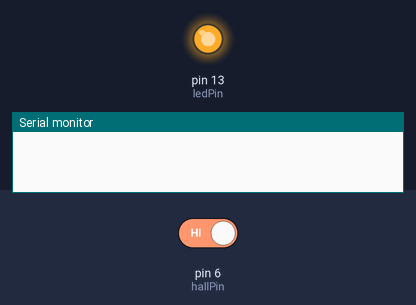
The sketch below on a simulated Arduino Uno, built with avr-gcc and run on an emulated ATmega328P. Shown: output pins drawn as LEDs (lit = HIGH), the last lines printed to the serial monitor. The inputs (shaded band) are chosen by the test bench; at power-on: pin 6 (hallPin) HIGH.

Above: at 1.2 s.
1.3 s: pin 6 (hallPin) driven LOW
At 2.0 s:
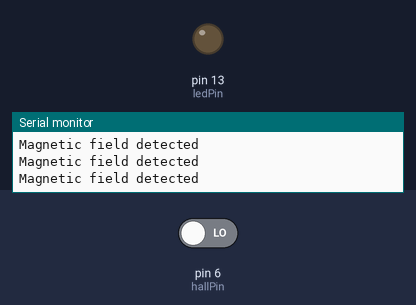
2.8 s: pin 6 (hallPin) driven HIGH
At 3.8 s:
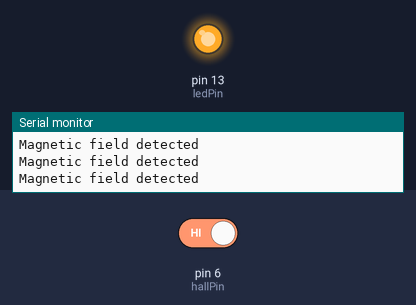
Timing chart, 0 to 5.8 s (numbered marks = the images above; inputs shaded):
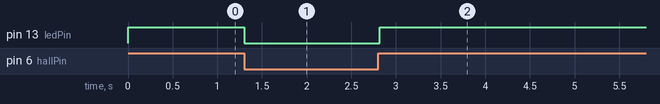

The sketch:

ky-003.ino
```cpp
/***************************************************

Hall Effect magnetic switch, a magnet is used to turn on the onboard Led

Hall Effect board is from Keyes. KY-003

Connection:
Pin 1 connect to Arduino Gnd
Pin 2 connect to Arduino 5 volts
Pin 3 marked S connect to Arduino pin D6

Let's understand what we just did here.

The KY-003 has a resistor and an LED and seems to support digital output
This means we can plug it in to pin D6 and use digital read.
"Reads the value from a specified digital pin, either HIGH or LOW."
"Returns HIGH or LOW"

We use pinMode(INPUT)

The board seems to pull the output HIGH
HIGH = 1
LOW = 0.

***************************************************/

# define hallPin 6
# define ledPin 13

void setup() {
  Serial.begin(9600);
  pinMode(hallPin, INPUT);
  pinMode(ledPin, OUTPUT);
  digitalWrite(ledPin, HIGH);
}

void loop() {

  if ( LOW == digitalRead(hallPin)) {
    Serial.println("Magnetic field detected");
    digitalWrite(ledPin, LOW); // turn on LED
  } else {

    digitalWrite(ledPin, HIGH);
  }
}
```

Measured:
- after the input at 1.3 s, pin 13 (ledPin): HIGH → LOW at once
- after the input at 2.8 s, pin 13 (ledPin): LOW → HIGH at once
